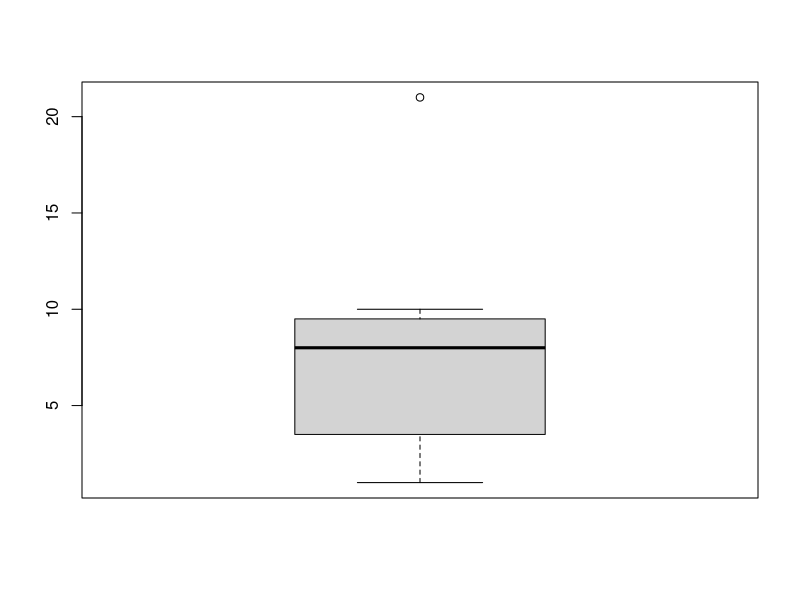

R code for this plot:
# Session 7
# open session, Q&A, questions from the participants

# a repetition regarding "selecting data"
x <- c("A", "B", "C")
y <- c(1, 2, 3)

df <- data.frame(x, y)

df[, 2]

# select elements, where x is either A or C
df[df$x == "A" | df$x == "C", ]

# Selection symbols and their meaning:
# & means AND
# | means OR
# != means NOT (to negsate the outcome of a function use "!" alone without the "="

# working with NA
x <- 1:10
x[4] <- NA

# assign something to the NA value
# chack all elements of for NA
is.na(x)

# show the number of the element that is NA
which(is.na(x))

# replace any NA from x with the value 15
x[which(is.na(x))] <- 15
x

# replace any NA within x with Hi there
x[which(is.na(x))] <- "Hi there"
x

# be very careful, as it is not possible to have characters and numbers in the same object
# check the class of the object.
class(x) # results to "character"
# that means that it is now impossible to do math with the elements of x, as they are nor just characters.
# do not mix numbers and characters!

# GEt a list of letters
# Capitals
LETTERS[1:5]
# small letters
letters[1:5]

# testing and selectiing with characters
x <- LETTERS[1:5]

# which element of C is C?
which(x == "C")

# replace all C in x with "Hi there"
x[which(x == "C")] <- "Hi there"


# manual boxplots, potential use for outlier classification
x <- c(2, 12, 4, 6, 15, 35)

# a distribution can be investigsated via its quantiles
quantile(x)

x <- c(1, 2, 5, 8, 9, 10, 21)
quantile(x)

# calculate the interquartile range
IQR(x)

# lower limit for potential outliers
quantile(x, names = F)[2]  - 1.5 * IQR(x)

# upper limit
quantile(x, names = F)[4]  + 1.5 * IQR(x)

# create a boxplot
boxplot(x)
